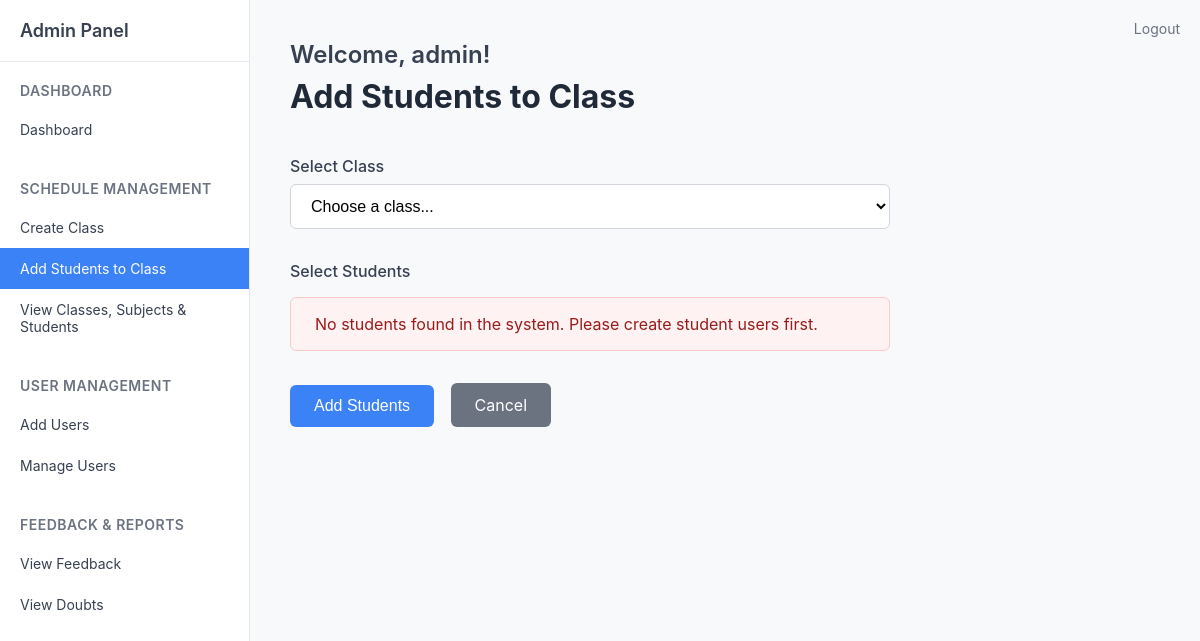
The app's page /admin/add_students (signed in), older data.
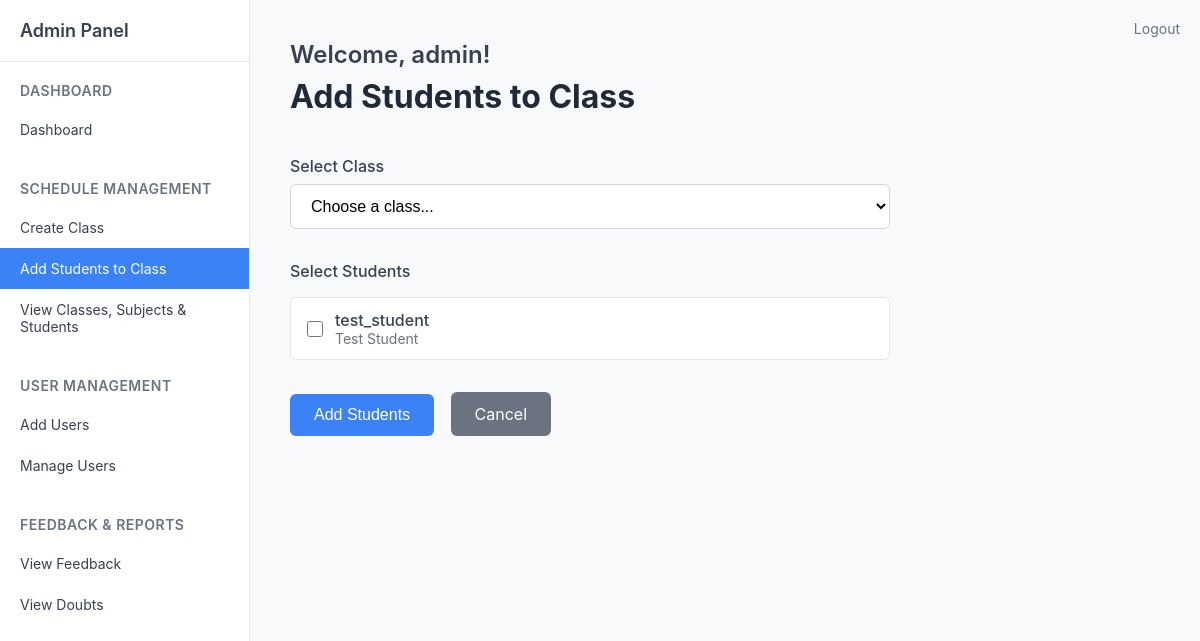
The same page, newer data.
### tables this page shows
CREATE TABLE users (
            id INTEGER PRIMARY KEY AUTOINCREMENT,
            username TEXT UNIQUE NOT NULL,
            password TEXT NOT NULL,
            role TEXT NOT NULL DEFAULT 'student',
            email TEXT,
            name TEXT,
            phone TEXT,
            address TEXT,
            created_by INTEGER,
            created_on DATETIME DEFAULT CURRENT_TIMESTAMP,
            updated_by INTEGER,
            updated_on DATETIME,
            FOREIGN KEY (created_by) REFERENCES users(id)
        );

### routes/admin.py (the view)
@admin_bp.route('/add_students')
def add_students():
    if 'role' not in session or session['role'] != 'admin':
        return redirect(url_for('auth.login'))
    conn = get_db()
    cur = conn.cursor()
    cur.execute('SELECT id, name, type FROM classes WHERE status = "active" ORDER BY name')
    classes = cur.fetchall()
    cur.execute('''
        SELECT u.id, u.username, u.name
        FROM users u
        WHERE u.role = 'student'
        ORDER BY u.username
    ''')
    students = cur.fetchall()
    conn.close()
    return render_template('admin/add_students.html', classes=classes, students=students)

### routes/admin.py (called while the page is built)
def get_db():
    return sqlite3.connect('users.db')

### templates/admin/add_students.html (shortened to what this page needs)
{% extends 'admin/sidebar.html' %}
{% block content %}
<div class="welcome-text">Welcome, admin!</div>
<div class="page-title">Add Students to Class</div>
<form method="POST" action="{{ url_for('admin.assign_students') }}" style="max-width: 600px;">
    <div style="margin-bottom: 32px;">
        <label style="display: block; font-size: 16px; font-weight: 500; color: #374151; margin-bottom: 8px;">Select Class</label>
        <select name="class_id" id="class_id" required style="width: 100%; padding: 12px 16px; font-size: 16px; border: 1px solid #d1d5db; border-radius: 6px; background-color: #ffffff;">
            <option value="">Choose a class...</option>
        </select>
    </div>
    <div style="margin-bottom: 32px;">
        <label style="display: block; font-size: 16px; font-weight: 500; color: #374151; margin-bottom: 16px;">Select Students</label>
        {% if students %}
        <div style="background-color: #ffffff; border: 1px solid #e5e7eb; border-radius: 6px; padding: 0;">
            {% for student in students %}
            <label style="display: flex; align-items: center; padding: 12px 16px; border-bottom: 1px solid #e5e7eb; cursor: pointer; margin: 0;" for="student_{{ student[0] }}">
                <input type="checkbox" name="student_ids" value="{{ student[0] }}" id="student_{{ student[0] }}" style="margin-right: 12px; width: 16px; height: 16px;">
                <div style="display: flex; flex-direction: column;">
                    <span style="font-size: 16px; color: #374151; font-weight: 500;">{{ student[1] }}</span>
                    {% if student[2] %}
                    <span style="font-size: 14px; color: #6b7280;">{{ student[2] }}</span>
                    {% endif %}
                </div>
            </label>
            {% endfor %}
        </div>
        {% else %}
        <div style="background-color: #fef2f2; border: 1px solid #fecaca; border-radius: 6px; padding: 16px; color: #991b1b;">
            No students found in the system. Please create student users first.
        </div>
        {% endif %}
    </div>
    <div>
        <button type="submit" style="background-color: #3b82f6; color: white; border: none; padding: 12px 24px; font-size: 16px; border-radius: 6px; cursor: pointer;">
            Add Students
        </button>
        <a href="{{ url_for('admin.dashboard') }}" style="background-color: #6b7280; color: white; border: none; padding: 12px 24px; font-size: 16px; border-radius: 6px; text-decoration: none; display: inline-block; margin-left: 12px;">
            Cancel
        </a>
    </div>
</form>
{% endblock %}

Row changes from the older to the newer data that the page shows:
added users: username "test_student", name "Test Student"
Text that changed along with them:
text no longer shown: "No students found in the system. Please create student users first."
